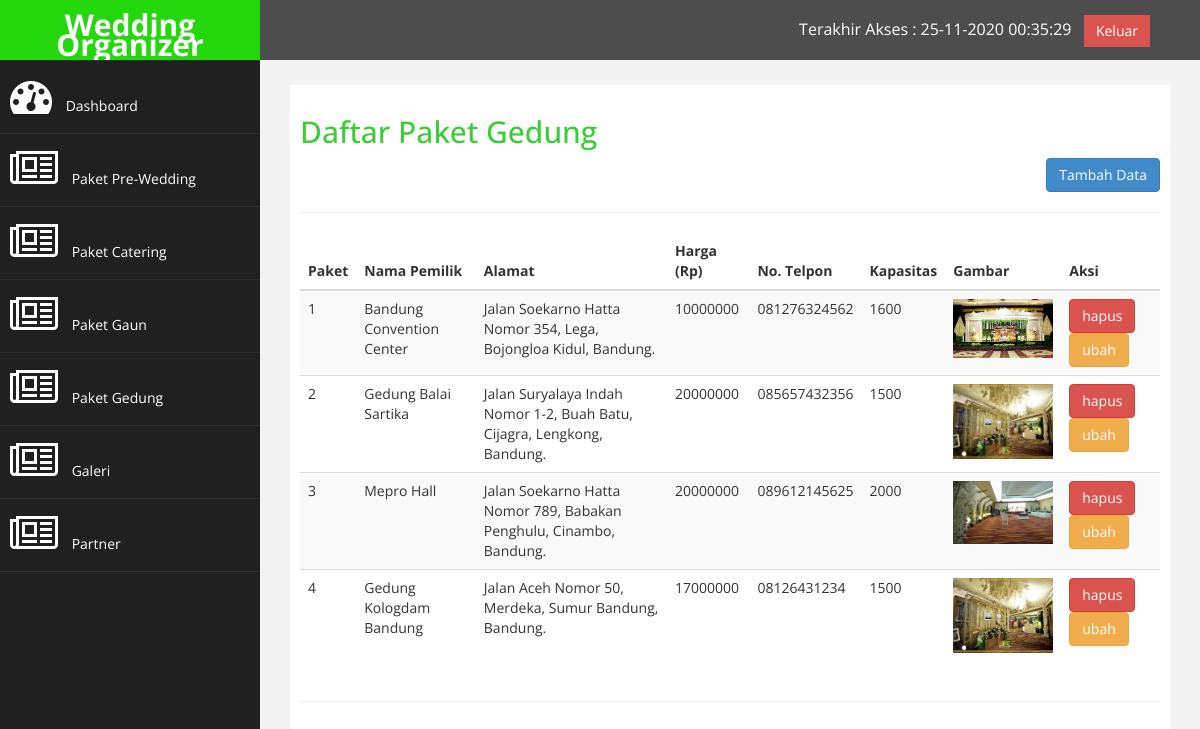
The app's page /admin.php?halaman=p_gedung (signed in) with its own data.
### tables this page shows
CREATE TABLE `gedung` (
  `id_ged` int(3) NOT NULL,
  `nama_ged` varchar(50) NOT NULL,
  `alamat_ged` text NOT NULL,
  `harga_ged` int(16) NOT NULL,
  `telp_ged` varchar(12) NOT NULL,
  `kapasitas_ged` varchar(7) NOT NULL,
  `foto_ged` text NOT NULL
);

### p_gedung.php (the view)
<h2>Daftar Paket Gedung</h2>
<div class="text-right">
    <a href="admin.php?halaman=p_gedung_tambah" class="btn btn-primary">Tambah Data</a>
</div>
<hr>
<table class="table table-striped">
    <thead>
        <th>Paket</th>
        <th>Nama Pemilik</th>
        <th>Alamat</th>
        <th>Harga (Rp)</th>
        <th>No. Telpon</th>
        <th>Kapasitas</th>
        <th>Gambar</th>
        <th>Aksi</th>
    </thead>
    <tbody>
        <?php $nomor = 1; ?>
        <?php $hasil = mysqli_query($link, "SELECT * FROM gedung"); ?>
        <?php while ($data = mysqli_fetch_assoc($hasil)) { ?>
            <tr>
                <td><?= $nomor; ?></td>
                <td><?= $data['nama_ged']; ?></td>
                <td><?= $data['alamat_ged']; ?></td>
                <td><?= $data['harga_ged']; ?></td>
                <td><?= $data['telp_ged']; ?></td>
                <td><?= $data['kapasitas_ged']; ?></td>
                <td>
                    <img src="images/gedung/<?= $data['foto_ged']; ?>" width="100px">
                </td>
                <td>
                    <a href="admin.php?halaman=p_gedung_hps&id=<?= $data['id_ged']; ?>" class="btn btn-danger">hapus
                    </a>
                    <a href="admin.php?halaman=p_gedung_ubah&id=<?= $data['id_ged']; ?>" class="btn btn-warning">ubah
                    </a>
                </td>
            </tr>
            <?php $nomor++ ?>
        <?php } ?>
    </tbody>
</table>

### admin/assets/css/custom.css (style rules this page uses)
body { font-family: 'Open Sans', sans-serif; }
h2 { color: rgba(32, 197, 26, 0.877); }

### records on screen
gedung: nama_ged "Bandung Convention Center", alamat_ged "Jalan Soekarno Hatta Nomor 354, Lega, Bojongloa Kidul, Bandung.", harga_ged "10000000", telp_ged "081276324562", kapasitas_ged "1600", foto_ged (picture)
gedung: nama_ged "Gedung Balai Sartika", alamat_ged "Jalan Suryalaya Indah Nomor 1-2, Buah Batu, Cijagra, Lengkong, Bandung.", harga_ged "20000000", telp_ged "085657432356", kapasitas_ged "1500", foto_ged (picture)
gedung: nama_ged "Mepro Hall", alamat_ged "Jalan Soekarno Hatta Nomor 789, Babakan Penghulu, Cinambo, Bandung.", harga_ged "20000000", telp_ged "089612145625", kapasitas_ged "2000", foto_ged (picture)
gedung: nama_ged "Gedung Kologdam Bandung", alamat_ged "Jalan Aceh Nomor 50, Merdeka, Sumur Bandung, Bandung.", harga_ged "17000000", telp_ged "08126431234", kapasitas_ged "1500", foto_ged (picture)
